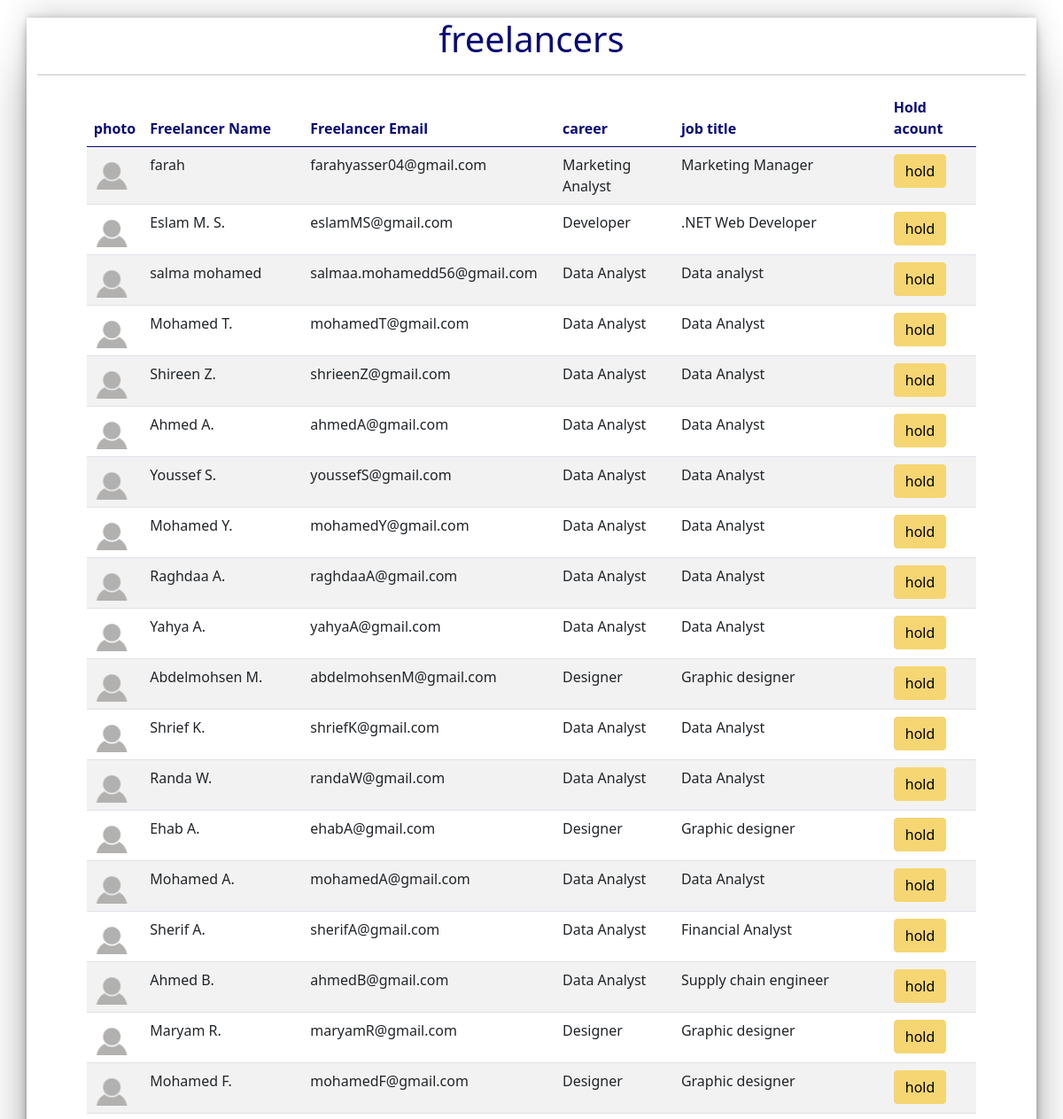
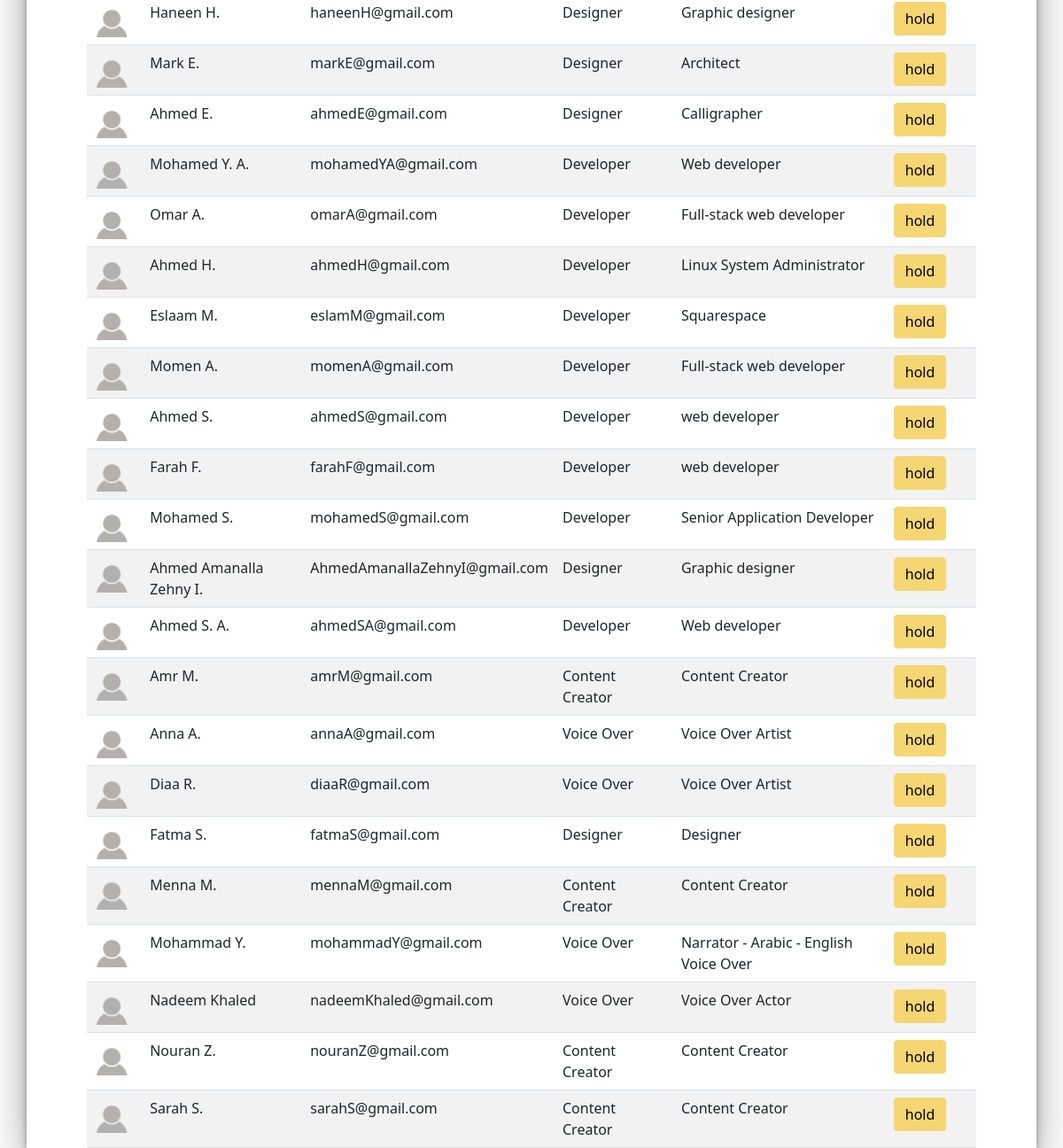
The app's page /admin/display_freelancers.php with its own data (2 pictures, top to bottom).
### tables this page shows
CREATE TABLE `freelancer` (
  `freelancer_id` int(11) NOT NULL,
  `freelancer_name` varchar(255) NOT NULL,
  `email` varchar(255) NOT NULL,
  `phone_number` varchar(11) NOT NULL,
  `password` varchar(255) NOT NULL,
  `birthdate` date NOT NULL,
  `national_id` varchar(14) NOT NULL,
  `freelancer_image` longtext DEFAULT NULL,
  `job_title` varchar(255) NOT NULL,
  `available_hours` int(11) DEFAULT NULL,
  `price/hr` float DEFAULT 5,
  `link1` varchar(255) DEFAULT NULL,
  `link2` varchar(255) DEFAULT NULL,
  `freelancer_file` longtext DEFAULT NULL,
  `bio` text DEFAULT NULL,
  `premium` varchar(255) DEFAULT '0',
  `view` int(11) DEFAULT 0,
  `hidden` tinyint(1) DEFAULT 0,
  `career_id` int(11) NOT NULL,
  `rank_id` int(11) DEFAULT 1,
  `webssite_price` int(11) NOT NULL DEFAULT 5,
  `fl_join_date` date NOT NULL DEFAULT current_timestamp()
);

CREATE TABLE `career` (
  `career_id` int(11) NOT NULL,
  `career_path` varchar(250) NOT NULL,
  `career_desc` text NOT NULL,
  `career_image` longtext NOT NULL
);

### admin/display_freelancers.php (the view, shortened to what this page needs)
<?php
include 'mail.php';
$select = "SELECT * FROM `freelancer`
JOIN `career` ON `freelancer`.`career_id` = `career`.`career_id`";
$run_select = mysqli_query($connect, $select);
?>
<!DOCTYPE html>
<html lang="en">
<head>
    <link href="https://cdn.jsdelivr.net/npm/bootstrap@5.0.2/dist/css/bootstrap.min.css" rel="stylesheet">
    <link rel="stylesheet" href="css/displayfreelancers.css">
</head>
<body>
<div class="container">
    <h1 class="txt">freelancers</h1>
    <hr>
<table id="example" class="table table-striped" style="width:90%; margin:auto;">
    <thead>
        <tr class="head">
            <th>photo</th>
            <th>Freelancer Name</th>
            <th>Freelancer Email</th>
            <th>career</th>
            <th>job title</th>
            <th>Hold acount</th>
        </tr>
    </thead>
    <tbody>
        <?php foreach($run_select as $row){ ?>
            <tr>
                <td><img src="../img/profile/<?php echo $row['freelancer_image']?>" alt="Profile Pic"></td>
                <td><?php echo htmlspecialchars($row['freelancer_name']); ?></td>
                <td><?php echo htmlspecialchars($row['email']); ?></td>
                <td><?php echo htmlspecialchars($row['career_path']); ?></td>
                <td><?php echo htmlspecialchars($row['job_title']); ?></td>
                <td>
                <?php if ($row['hidden'] == 0) { ?>
                    <a href="display_freelancers.php?hold=<?php echo $row['freelancer_id']; ?>;">
                        <button type="button" class="btn btn-danger" name="hold">hold</button>
                    </a>
        <?php } }?>
    </tbody>
</table>
</div>
</body>
</html>

### admin/css/displayfreelancers.css (style rules this page uses)
* { margin: 0%; padding: 0%; }
:root { --primary-color: #080a74; --secondary-color:#f6d673; --Thirdly-color:#d6d9e0 ; --fourthly-color:#1d1d27; }
img { height: 40px; }
.btn-danger { background-color: var(--secondary-color); border-color: var(--secondary-color); color: black; }
th { color: var(--primary-color); }
.container { box-shadow: rgba(0, 0, 0, 0.25) 0px 54px 55px, rgba(0, 0, 0, 0.12) 0px -12px 30px, rgba(0, 0, 0, 0.12) 0px 4px 6px, rgba(0, 0, 0, 0.17) 0px 12px 13px, rgba(0, 0, 0, 0.09) 0px -3px 5px; }
h1 { text-align: center; color: #080a74; margin-top: 20px; }

### records on screen
freelancer: freelancer_image (placeholder picture), freelancer_name "farah", email "farahyasser04@gmail.com", career.career_path "Marketing Analyst", job_title "Marketing Manager"
freelancer: freelancer_image (placeholder picture), freelancer_name "Eslam M. S.", email "eslamMS@gmail.com", career.career_path "Developer", job_title ".NET Web Developer"
freelancer: freelancer_image (placeholder picture), freelancer_name "salma mohamed", email "salmaa.mohamedd56@gmail.com", career.career_path "Data Analyst", job_title "Data analyst"
freelancer: freelancer_image (placeholder picture), freelancer_name "Mohamed T.", email "mohamedT@gmail.com", career.career_path "Data Analyst", job_title "Data Analyst"
freelancer: freelancer_image (placeholder picture), freelancer_name "Shireen Z.", email "shrieenZ@gmail.com", career.career_path "Data Analyst", job_title "Data Analyst"
freelancer: freelancer_image (placeholder picture), freelancer_name "Ahmed A.", email "ahmedA@gmail.com", career.career_path "Data Analyst", job_title "Data Analyst"
freelancer: freelancer_image (placeholder picture), freelancer_name "Youssef S.", email "youssefS@gmail.com", career.career_path "Data Analyst", job_title "Data Analyst"
freelancer: freelancer_image (placeholder picture), freelancer_name "Mohamed Y.", email "mohamedY@gmail.com", career.career_path "Data Analyst", job_title "Data Analyst"
freelancer: freelancer_image (placeholder picture), freelancer_name "Raghdaa A.", email "raghdaaA@gmail.com", career.career_path "Data Analyst", job_title "Data Analyst"
freelancer: freelancer_image (placeholder picture), freelancer_name "Yahya A.", email "yahyaA@gmail.com", career.career_path "Data Analyst", job_title "Data Analyst"
freelancer: freelancer_image (placeholder picture), freelancer_name "Abdelmohsen M.", email "abdelmohsenM@gmail.com", career.career_path "Designer", job_title "Graphic designer"
freelancer: freelancer_image (placeholder picture), freelancer_name "Shrief K.", email "shriefK@gmail.com", career.career_path "Data Analyst", job_title "Data Analyst"
freelancer: freelancer_image (placeholder picture), freelancer_name "Randa W.", email "randaW@gmail.com", career.career_path "Data Analyst", job_title "Data Analyst"
freelancer: freelancer_image (placeholder picture), freelancer_name "Ehab A.", email "ehabA@gmail.com", career.career_path "Designer", job_title "Graphic designer"
freelancer: freelancer_image (placeholder picture), freelancer_name "Mohamed A.", email "mohamedA@gmail.com", career.career_path "Data Analyst", job_title "Data Analyst"
freelancer: freelancer_image (placeholder picture), freelancer_name "Sherif A.", email "sherifA@gmail.com", career.career_path "Data Analyst", job_title "Financial Analyst"
freelancer: freelancer_image (placeholder picture), freelancer_name "Ahmed B.", email "ahmedB@gmail.com", career.career_path "Data Analyst", job_title "Supply chain engineer"
freelancer: freelancer_image (placeholder picture), freelancer_name "Maryam R.", email "maryamR@gmail.com", career.career_path "Designer", job_title "Graphic designer"
freelancer: freelancer_image (placeholder picture), freelancer_name "Mohamed F.", email "mohamedF@gmail.com", career.career_path "Designer", job_title "Graphic designer"
freelancer: freelancer_image (placeholder picture), freelancer_name "Haneen H.", email "haneenH@gmail.com", career.career_path "Designer", job_title "Graphic designer"
freelancer: freelancer_image (placeholder picture), freelancer_name "Mark E.", email "markE@gmail.com", career.career_path "Designer", job_title "Architect"
freelancer: freelancer_image (placeholder picture), freelancer_name "Ahmed E.", email "ahmedE@gmail.com", career.career_path "Designer", job_title "Calligrapher"
freelancer: freelancer_image (placeholder picture), freelancer_name "Mohamed Y. A.", email "mohamedYA@gmail.com", career.career_path "Developer", job_title "Web developer"
freelancer: freelancer_image (placeholder picture), freelancer_name "Omar A.", email "omarA@gmail.com", career.career_path "Developer", job_title "Full-stack web developer"
freelancer: freelancer_image (placeholder picture), freelancer_name "Ahmed H.", email "ahmedH@gmail.com", career.career_path "Developer", job_title "Linux System Administrator"
freelancer: freelancer_image (placeholder picture), freelancer_name "Eslaam M.", email "eslamM@gmail.com", career.career_path "Developer", job_title "Squarespace"
freelancer: freelancer_image (placeholder picture), freelancer_name "Momen A.", email "momenA@gmail.com", career.career_path "Developer", job_title "Full-stack web developer"
freelancer: freelancer_image (placeholder picture), freelancer_name "Ahmed S.", email "ahmedS@gmail.com", career.career_path "Developer", job_title "web developer"
freelancer: freelancer_image (placeholder picture), freelancer_name "Farah F.", email "farahF@gmail.com", career.career_path "Developer", job_title "web developer"
freelancer: freelancer_image (placeholder picture), freelancer_name "Mohamed S.", email "mohamedS@gmail.com", career.career_path "Developer", job_title "Senior Application Developer"
freelancer: freelancer_image (placeholder picture), freelancer_name "Ahmed Amanalla Zehny I.", email "AhmedAmanallaZehnyI@gmail.com", career.career_path "Designer", job_title "Graphic designer"
freelancer: freelancer_image (placeholder picture), freelancer_name "Ahmed S. A.", email "ahmedSA@gmail.com", career.career_path "Developer", job_title "Web developer"
freelancer: freelancer_image (placeholder picture), freelancer_name "Amr M.", email "amrM@gmail.com", career.career_path "Content Creator", job_title "Content Creator"
freelancer: freelancer_image (placeholder picture), freelancer_name "Anna A.", email "annaA@gmail.com", career.career_path "Voice Over", job_title "Voice Over Artist"
freelancer: freelancer_image (placeholder picture), freelancer_name "Diaa R.", email "diaaR@gmail.com", career.career_path "Voice Over", job_title "Voice Over Artist"
freelancer: freelancer_image (placeholder picture), freelancer_name "Fatma S.", email "fatmaS@gmail.com", career.career_path "Designer", job_title "Designer"
freelancer: freelancer_image (placeholder picture), freelancer_name "Menna M.", email "mennaM@gmail.com", career.career_path "Content Creator", job_title "Content Creator"
freelancer: freelancer_image (placeholder picture), freelancer_name "Mohammad Y.", email "mohammadY@gmail.com", career.career_path "Voice Over", job_title "Narrator - Arabic - English Voice Over"
freelancer: freelancer_image (placeholder picture), freelancer_name "Nadeem Khaled", email "nadeemKhaled@gmail.com", career.career_path "Voice Over", job_title "Voice Over Actor"
freelancer: freelancer_image (placeholder picture), freelancer_name "Nouran Z.", email "nouranZ@gmail.com", career.career_path "Content Creator", job_title "Content Creator"
freelancer: freelancer_image (placeholder picture), freelancer_name "Sarah S.", email "sarahS@gmail.com", career.career_path "Content Creator", job_title "Content Creator"
